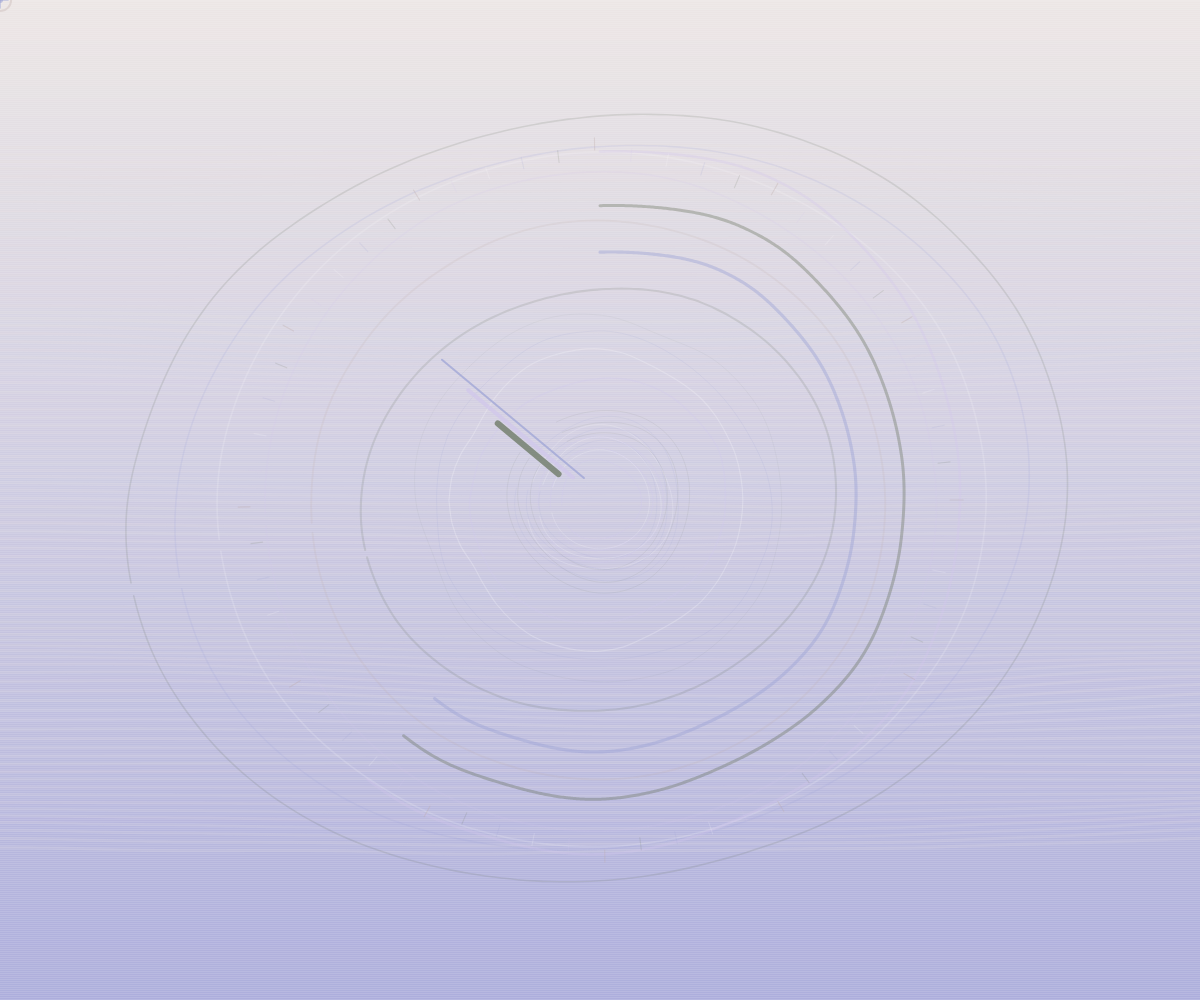
Frame 1 (no input)
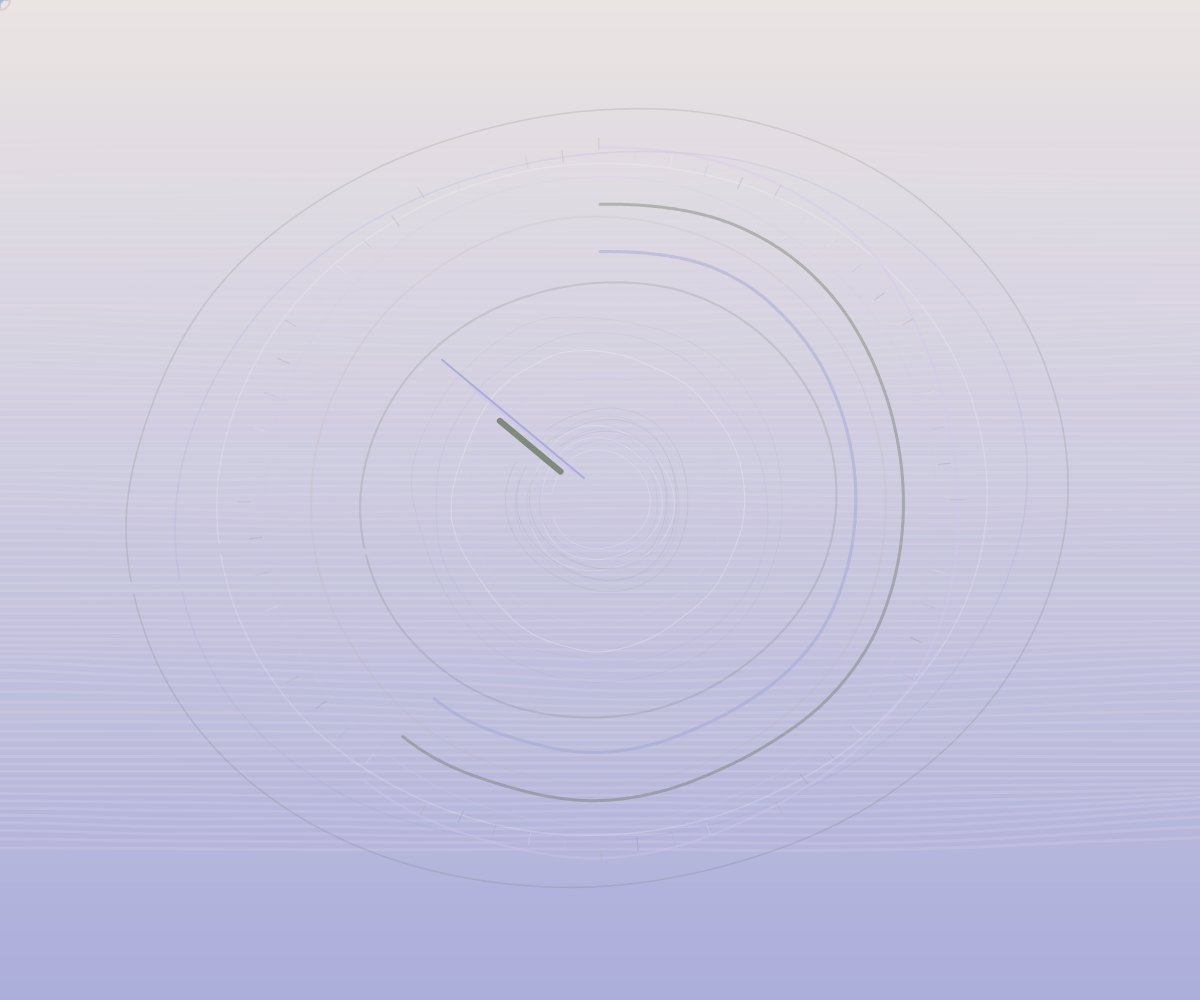
Frame 60 (no input)
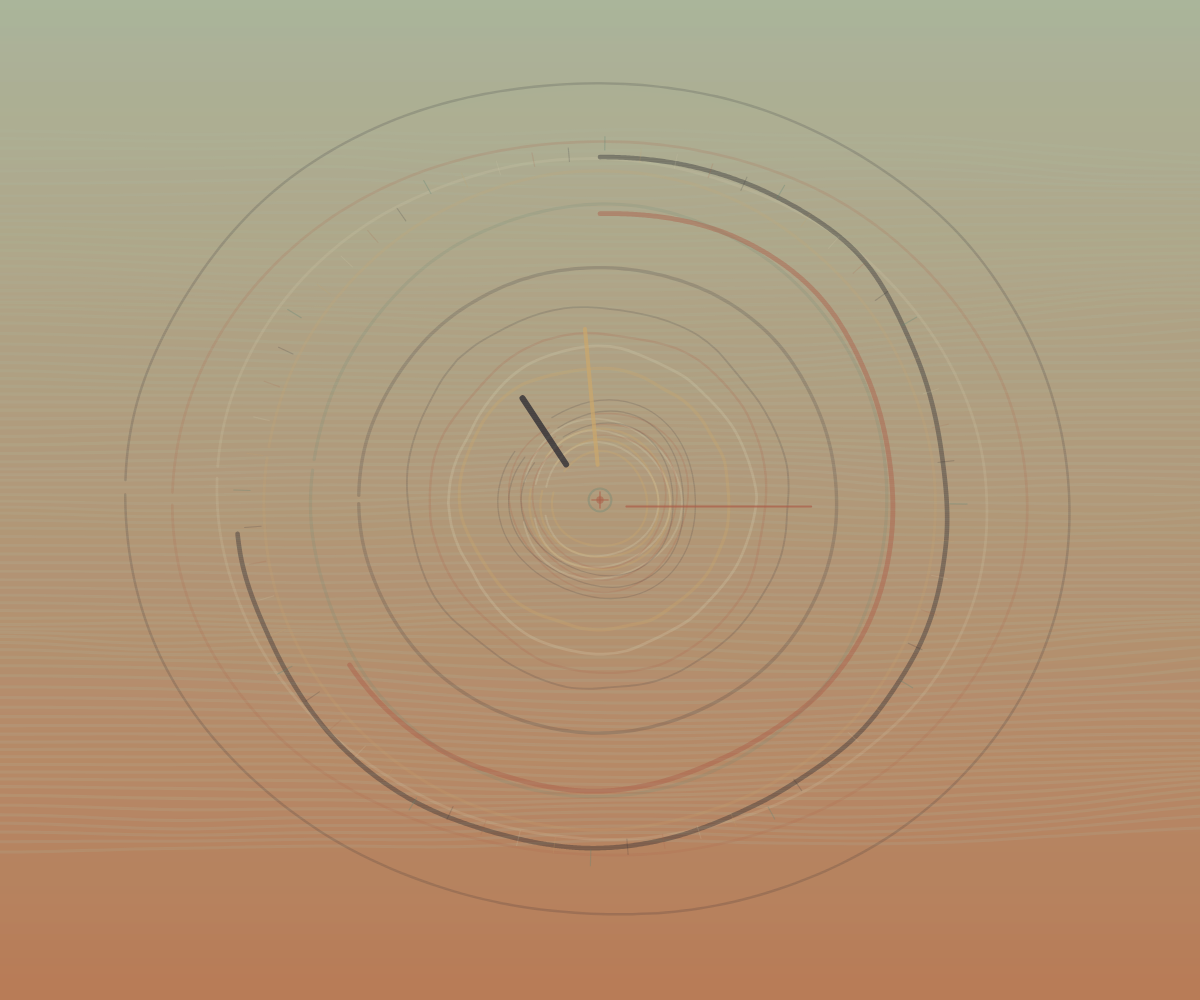
Frame 120 (the mouse pressed at the canvas centre since frame 60)

The p5.js sketch that drew these frames (run headless with seeded random() and noise() and a simulated clock; from frame 60 on, the mouse is pressed at the canvas centre):

// p5.js sketch
// ── sketch.js
const palettes = {
  '01': ['#f4f1de', '#e07a5f', '#3d405b', '#81b29a', '#f2cc8f'],
};

let palette;
let timeOffset;
let washSeed;
let rotSeed;
let activePalette;
const cursorClock = {
  initialized: false,
  secondAngle: 0,
  minuteAngle: 0,
  hourAngle: 0,
  minuteOffset: 0,
  hourOffset: 0,
};

function setup() {
  createCanvas(windowWidth, windowHeight);
  palette = palettes['01'];
  timeOffset = random(10_000);
  washSeed = random(10_000);
  rotSeed = random(10_000);
  noiseDetail(3, 0.45);
  noCursor();
  activePalette = palette.map((hex) => color(hex));
}

function draw() {
  const t = millis() / 1000;
  const { x: cursorX, y: cursorY } = getMousePosition();
  const mx = cursorX / width;
  const my = cursorY / height;
  const angle = atan2(cursorY - height * 0.5, cursorX - width * 0.5);
  const normalizedAngle = ((angle % TAU) + TAU) % TAU;
  updateCursorClock(angle);
  const hueShift = normalizedAngle * (360 / TAU);
  const minuteProgress = cursorClock.initialized ? cursorClock.minuteAngle / TAU : 0;
  const brightnessWave = sin(TAU * minuteProgress * 2);
  const lightShift = 30 * brightnessWave;
  activePalette = palette.map((hex) => shiftHue(hex, hueShift, lightShift - 20));
  const hourProgress = cursorClock.initialized ? cursorClock.hourAngle / TAU : 0;
  const secondProgress = cursorClock.initialized ? cursorClock.secondAngle / TAU : 0;
  const pseudoHour = hourProgress * 12;
  const pseudoMinute = minuteProgress * 60;
  const pseudoSecond = secondProgress * 60;
  drawGradientBase(t, mx, my);
  drawNoiseWash(t, my);
  drawTemporalVeil(t, mx, my);
  drawRotatingGlyph(t, mx, my);
  drawTimeRings(t, mx, my, pseudoHour, pseudoMinute, pseudoSecond);
  drawTickMarks(t, mx, my);
  drawCursorClock(cursorX, cursorY);
  drawCustomCursor(t, mx, my, cursorX, cursorY);
}

function windowResized() {
  resizeCanvas(windowWidth, windowHeight);
  cursorClock.initialized = false;
}

function getMousePosition() {
  const hasPointer = isFinite(mouseX) && isFinite(mouseY);
  const x = hasPointer ? constrain(mouseX, 0, width) : width * 0.5;
  const y = hasPointer ? constrain(mouseY, 0, height) : height * 0.5;
  return { x, y };
}

function drawGradientBase(t, mx, my) {
  noStroke();
  const drift = mx - 0.5;
  const lightShift = my - 0.5;
  const topMix = constrain(0.35 + 0.1 * sin(t * 0.15) + 0.12 * drift, 0, 1);
  const bottomMix = constrain(0.45 + 0.15 * cos(t * 0.12) - 0.18 * lightShift, 0, 1);
  const topColor = lerpColor(
    color(activePalette[0]),
    color(activePalette[3]),
    topMix
  );
  const bottomColor = lerpColor(
    color(activePalette[4]),
    color(activePalette[1]),
    bottomMix
  );
  for (let y = 0; y <= height; y += 2) {
    const f = y / height;
    const c = lerpColor(topColor, bottomColor, f);
    fill(red(c), green(c), blue(c), 220);
    rect(0, y, width, 3);
  }
}

function drawNoiseWash(t, my) {
  push();
  noFill();
  const rows = 90;
  const xStep = width / 160;
  for (let i = 0; i < rows; i++) {
    const yBase = map(i, 0, rows - 1, height * 0.15, height * 0.85);
    const mouseAmp = map(my, 0, 1, 0.012, 0.05);
    const amp = height * (mouseAmp + 0.015 * sin(t * 0.5 + i * 0.3));
    const hueBlend = 0.25 + 0.3 * noise(washSeed, i * 0.08, t * 0.2);
    const c = lerpColor(color(activePalette[0]), color(activePalette[3]), hueBlend);
    c.setAlpha(42);
    stroke(c);
    strokeWeight(2.4 + 1.5 * noise(i * 0.1, t * 0.3));
    beginShape();
    for (let x = -xStep; x <= width + xStep; x += xStep) {
      const nx = x / width;
      const nVal = noise(nx * 1.9, i * 0.07, t * 0.18 + timeOffset);
      const y = yBase + map(nVal, 0, 1, -amp, amp);
      vertex(x, y);
    }
    endShape();
  }
  pop();
}

function drawTemporalVeil(t, mx, my) {
  push();
  translate(width * 0.5, height * 0.5);
  noFill();
  const layers = 6;
  for (let i = 0; i < layers; i++) {
    push();
    const spinInfluence = map(mx, 0, 1, -0.6, 0.6);
    rotate(0.12 * sin(t * 0.08 + i) + 0.03 * i + spinInfluence * 0.35);
    const phase = t * 0.1 + i * 0.6;
    const radius = min(width, height) * (0.25 + i * 0.05);
    const c = color(activePalette[(i + 2) % activePalette.length]);
    c.setAlpha(40);
    stroke(c);
    const veilBase = map(my, 0, 1, 2.1, 4.6);
    const veilWeight = max(1.6, veilBase - i * 0.18);
    strokeWeight(veilWeight);
    const pts = [];
    for (let a = -PI; a <= PI; a += PI / 90) {
      const squash = map(my, 0, 1, 0.7, 1.1);
      const r = radius * (0.92 + 0.08 * noise(cos(a) * 0.8 + timeOffset, sin(a) * 0.8 + washSeed, phase));
      const x = cos(a) * r;
      const y = sin(a) * r * (0.75 + 0.1 * sin(t * 0.3 + i) + 0.2 * squash);
      pts.push({ x, y });
    }
    beginShape();
    const first = pts[0];
    const last = pts[pts.length - 1];
    curveVertex(first.x, first.y);
    for (let j = 0; j < pts.length; j++) {
      curveVertex(pts[j].x, pts[j].y);
    }
    curveVertex(last.x, last.y);
    endShape();
    pop();
  }
  pop();
}

function drawRotatingGlyph(t, mx, my) {
  push();
  translate(width * 0.5, height * 0.5);
  const baseRadius = min(width, height) * 0.19;
  const layerCount = 4;
  const baseWeight = map(my, 0, 1, 1.6, 4.8);
  for (let layer = 0; layer < layerCount; layer++) {
    push();
    const dir = layer % 2 === 0 ? 1 : -1;
    const speed = 0.12 + 0.18 * mx;
    rotate(t * speed * dir + layer * 0.4 + (mx - 0.5) * 0.8);
    const strokeHue = color(activePalette[(layer + 4) % activePalette.length]);
    strokeHue.setAlpha(70 - layer * 12);
    stroke(strokeHue);
    const sw = max(0.4, baseWeight - layer * 0.45);
    strokeWeight(sw);
    noFill();
    const spokes = 34 + layer * 6;
    const pts = [];
    for (let i = 0; i <= spokes; i++) {
      const angle = map(i, 0, spokes, -PI, PI);
      const brush = 0.18 + 0.12 * my;
      const noiseRadius = baseRadius * (0.6 + layer * 0.1 + brush * noise(rotSeed + layer * 30 + cos(angle), sin(angle), t * 0.22 + layer));
      const x = cos(angle) * noiseRadius;
      const y = sin(angle) * noiseRadius;
      pts.push({ x, y });
    }
    beginShape();
    const first = pts[0];
    const last = pts[pts.length - 1];
    curveVertex(first.x, first.y);
    for (let j = 0; j < pts.length; j++) {
      curveVertex(pts[j].x, pts[j].y);
    }
    curveVertex(last.x, last.y);
    endShape();

    const innerLoops = 3;
    for (let k = 0; k < innerLoops; k++) {
      const wobble = 0.08 * noise(rotSeed + k * 10, layer, t * 0.3 + k);
      const radius = baseRadius * (0.25 + layer * 0.05 + k * 0.06 + 0.08 * (my - 0.5));
      const arcSteps = 24;
      strokeWeight(max(0.6, sw * 0.7));
      stroke(strokeHue);
      beginShape();
      for (let i = 0; i <= arcSteps; i++) {
        const angle = map(i, 0, arcSteps, -PI, PI);
        const offset = radius * (1 + wobble * sin(angle * 3 + t * 0.5));
        const x = cos(angle) * offset;
        const y = sin(angle) * offset;
        curveVertex(x, y);
      }
      endShape();
    }
    pop();
  }
  pop();
}

function drawTimeRings(t, mx, my, hr, mn, sc) {
  push();
  translate(width * 0.5, height * 0.5);
  const radialStretch = map(mx, 0, 1, 0.85, 1.1);
  const ringWeight = map(my, 0, 1, 3.0, 6.2);
  drawNoiseArc(min(width, height) * 0.32 * radialStretch, hr / 12, activePalette[1], 110, t * 0.07, ringWeight * 1.05);
  drawNoiseArc(min(width, height) * 0.38 * radialStretch, mn / 60, activePalette[2], 90, t * 0.11, ringWeight);
  drawNoiseArc(min(width, height) * 0.45 * radialStretch, sc / 60, activePalette[4], 80, t * 0.18, ringWeight * 0.85);
  pop();
}

function drawCursorClock(cursorX, cursorY) {
  if (!isFinite(cursorX) || !isFinite(cursorY)) {
    return;
  }
  push();
  translate(width * 0.5, height * 0.5);
  if (!cursorClock.initialized) {
    pop();
    return;
  }
  const clockRadius = min(width, height) * 0.22;
  strokeCap(ROUND);
  const hands = [
    {
      angle: cursorClock.hourAngle,
      inner: 0.22,
      outer: 0.58,
      weight: 6,
      color: color(activePalette[2]),
      offset: cursorClock.hourOffset,
    },
    {
      angle: cursorClock.minuteAngle,
      inner: 0.16,
      outer: 0.78,
      weight: 4,
      color: color(activePalette[4]),
      offset: cursorClock.minuteOffset,
    },
    {
      angle: cursorClock.secondAngle,
      inner: 0.12,
      outer: 0.96,
      weight: 2,
      color: color(activePalette[1]),
      offset: 0,
    },
  ];
  hands.forEach((hand, idx) => {
    push();
    hand.color.setAlpha(180);
    stroke(hand.color);
    strokeWeight(hand.weight);
    const cosA = cos(hand.angle);
    const sinA = sin(hand.angle);
    const startRadius = clockRadius * hand.inner;
    const endRadius = clockRadius * hand.outer;
    const perpX = -sinA;
    const perpY = cosA;
  const floatShift = clockRadius * 0.03 * (idx - 1) + clockRadius * 0.04 * hand.offset;
    const startX = cosA * startRadius + perpX * floatShift;
    const startY = sinA * startRadius + perpY * floatShift;
    const endX = cosA * endRadius + perpX * floatShift;
    const endY = sinA * endRadius + perpY * floatShift;
    line(startX, startY, endX, endY);
    pop();
  });
  pop();
}

function updateCursorClock(baseAngle) {
  const normalizedBase = normalizeAngle(baseAngle);
  if (!cursorClock.initialized) {
    cursorClock.initialized = true;
    cursorClock.secondAngle = normalizedBase;
    cursorClock.minuteAngle = normalizedBase;
    cursorClock.hourAngle = normalizedBase;
    cursorClock.minuteOffset = 0;
    cursorClock.hourOffset = 0;
    return;
  }
  const delta = angleDifference(normalizedBase, cursorClock.secondAngle);
  if (delta > 1e-5) {
    cursorClock.secondAngle = normalizedBase;
    const minuteFactor = 0.32;
    const hourFactor = 0.12;
    cursorClock.minuteAngle = normalizeAngle(cursorClock.minuteAngle + delta * minuteFactor);
    cursorClock.hourAngle = normalizeAngle(cursorClock.hourAngle + delta * hourFactor);
  }
  cursorClock.minuteOffset = lerp(cursorClock.minuteOffset, sin(millis() * 0.0016) * 0.6, 0.1);
  cursorClock.hourOffset = lerp(cursorClock.hourOffset, cos(millis() * 0.0011) * 0.6, 0.08);
}

function drawNoiseArc(radius, progress, baseColor, alpha, z, weight) {
  if (progress <= 0) {
    return;
  }
  const steps = max(24, floor(TAU * radius * 0.35));
  const c = color(baseColor);
  c.setAlpha(alpha);
  stroke(c);
  strokeWeight(weight);
  noFill();
  const angleStart = -HALF_PI;
  const angleEnd = angleStart + TAU * constrain(progress, 0, 1);
  const pts = [];
  for (let i = 0; i <= steps; i++) {
    const a = map(i, 0, steps, angleStart, angleEnd);
    const modulation = 0.88 + 0.18 * noise(cos(a) * 0.9 + timeOffset, sin(a) * 0.9 + washSeed, z);
    const r = radius * modulation;
    const x = cos(a) * r;
    const y = sin(a) * r;
    pts.push({ x, y });
  }
  beginShape();
  const first = pts[0];
  const last = pts[pts.length - 1];
  curveVertex(first.x, first.y);
  for (let j = 0; j < pts.length; j++) {
    curveVertex(pts[j].x, pts[j].y);
  }
  curveVertex(last.x, last.y);
  endShape();
}

function drawTickMarks(t, mx, my) {
  push();
  translate(width * 0.5, height * 0.5);
  const outer = min(width, height) * 0.5;
  const wobble = 0.06 * sin(t * 0.25) + 0.04 * (mx - 0.5);
  strokeWeight(1.1);
  for (let i = 0; i < 60; i++) {
    const baseAngle = TAU * (i / 60);
    const nVal = noise(timeOffset + i * 0.12, t * 0.22);
    const len = map(nVal, 0, 1, outer * 0.02, outer * (0.03 + 0.03 * my));
    const angle = baseAngle + wobble * sin(t * 0.2 + i * 0.05);
    const c = color(activePalette[(i + 3) % activePalette.length]);
    c.setAlpha(i % 5 === 0 ? 80 : 40);
    stroke(c);
    const innerR = outer * 0.68 + (i % 5 === 0 ? outer * 0.02 : 0);
    const x1 = cos(angle) * innerR;
    const y1 = sin(angle) * innerR;
    const x2 = cos(angle) * (innerR + len);
    const y2 = sin(angle) * (innerR + len);
    line(x1, y1, x2, y2);
  }
  pop();
}

function drawCustomCursor(t, mx, my, cursorX, cursorY) {
  if (!isFinite(mouseX) || !isFinite(mouseY)) {
    return;
  }
  push();
  translate(cursorX, cursorY);
  const accent = color(activePalette[1]);
  accent.setAlpha(140);
  const halo = color(activePalette[3]);
  halo.setAlpha(80);
  const pulse = 1 + 0.15 * sin(t * 3.8 + mx * PI);
  noFill();
  stroke(halo);
  strokeWeight(2);
  ellipse(0, 0, 22 * pulse);
  stroke(accent);
  strokeWeight(1.6);
  line(-8, 0, 8, 0);
  line(0, -8, 0, 8);
  fill(accent);
  noStroke();
  ellipse(0, 0, 6 + 1.5 * sin(t * 2.6 + my * TWO_PI));
  pop();
}

function normalizeAngle(angle) {
  return ((angle % TAU) + TAU) % TAU;
}

function angleDifference(a, b) {
  let diff = normalizeAngle(a) - normalizeAngle(b);
  if (diff > PI) {
    diff -= TAU;
  } else if (diff < -PI) {
    diff += TAU;
  }
  return diff;
}

function shiftHue(hex, shiftDeg, lightShift) {
  const { r, g, b } = hexToRgb(hex);
  const { h, s, l } = rgbToHsl(r, g, b);
  let newHue = (h + shiftDeg) % 360;
  if (newHue < 0) {
    newHue += 360;
  }
  const sat = constrain(s * 0.6, 0, 100);
  const lightness = constrain(l + lightShift, 0, 100);
  const { r: nr, g: ng, b: nb } = hslToRgb(newHue, sat, lightness);
  return color(nr, ng, nb);
}

function hexToRgb(hex) {
  const stripped = hex.replace('#', '');
  const bigint = parseInt(stripped, 16);
  const r = (bigint >> 16) & 255;
  const g = (bigint >> 8) & 255;
  const b = bigint & 255;
  return { r, g, b };
}

function rgbToHsl(r, g, b) {
  const rn = r / 255;
  const gn = g / 255;
  const bn = b / 255;
  const maxVal = Math.max(rn, gn, bn);
  const minVal = Math.min(rn, gn, bn);
  let h;
  let s;
  const l = (maxVal + minVal) / 2;
  if (maxVal === minVal) {
    h = 0;
    s = 0;
  } else {
    const d = maxVal - minVal;
    s = l > 0.5 ? d / (2 - maxVal - minVal) : d / (maxVal + minVal);
    switch (maxVal) {
      case rn:
        h = (gn - bn) / d + (gn < bn ? 6 : 0);
        break;
      case gn:
        h = (bn - rn) / d + 2;
        break;
      default:
        h = (rn - gn) / d + 4;
        break;
    }
    h *= 60;
  }
  return { h, s: s * 100, l: l * 100 };
}

function hslToRgb(h, s, l) {
  const sn = s / 100;
  const ln = l / 100;
  const c = (1 - Math.abs(2 * ln - 1)) * sn;
  const x = c * (1 - Math.abs(((h / 60) % 2) - 1));
  const m = ln - c / 2;
  let rn;
  let gn;
  let bn;
  if (h < 60) {
    rn = c;
    gn = x;
    bn = 0;
  } else if (h < 120) {
    rn = x;
    gn = c;
    bn = 0;
  } else if (h < 180) {
    rn = 0;
    gn = c;
    bn = x;
  } else if (h < 240) {
    rn = 0;
    gn = x;
    bn = c;
  } else if (h < 300) {
    rn = x;
    gn = 0;
    bn = c;
  } else {
    rn = c;
    gn = 0;
    bn = x;
  }
  return {
    r: Math.round((rn + m) * 255),
    g: Math.round((gn + m) * 255),
    b: Math.round((bn + m) * 255),
  };
}
